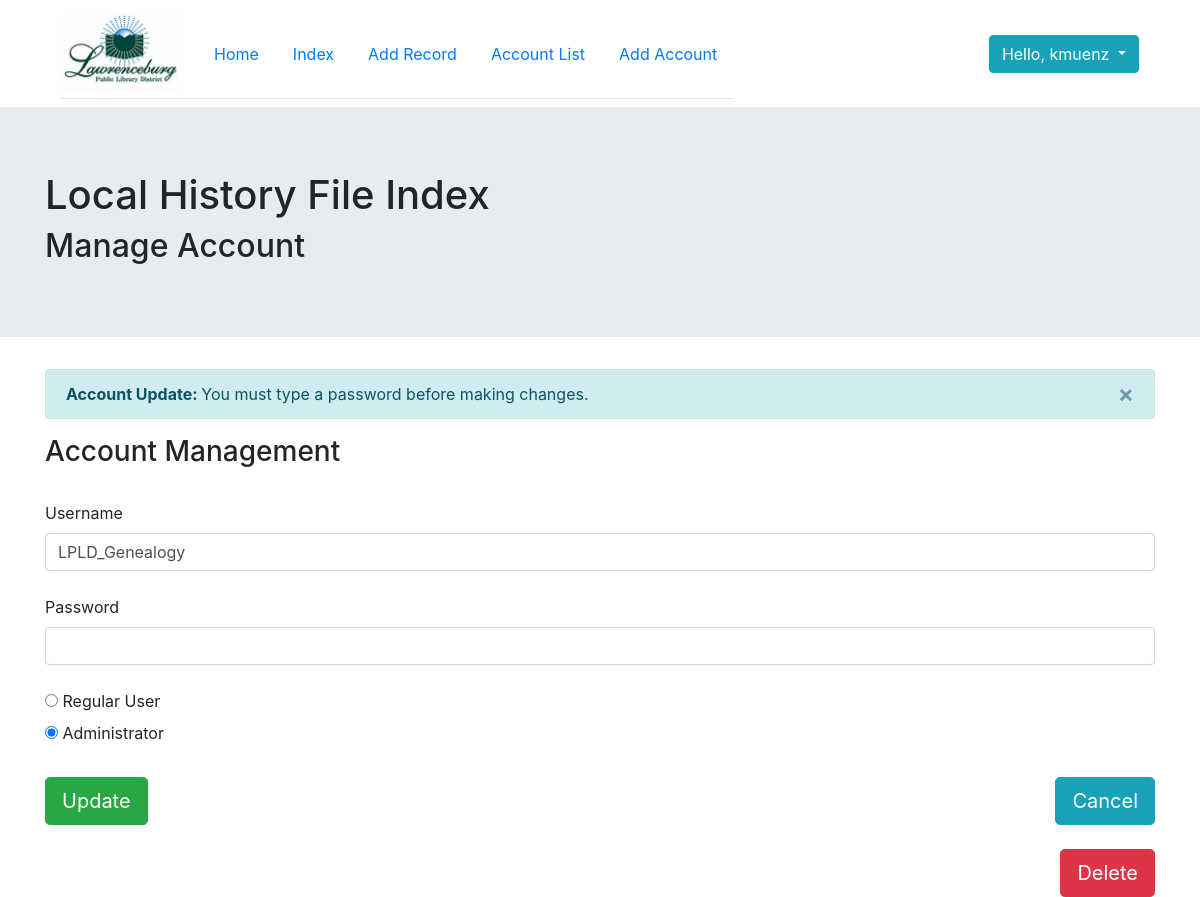
The page /account_details.php?id=1 (signed in) on the database as committed earlier.
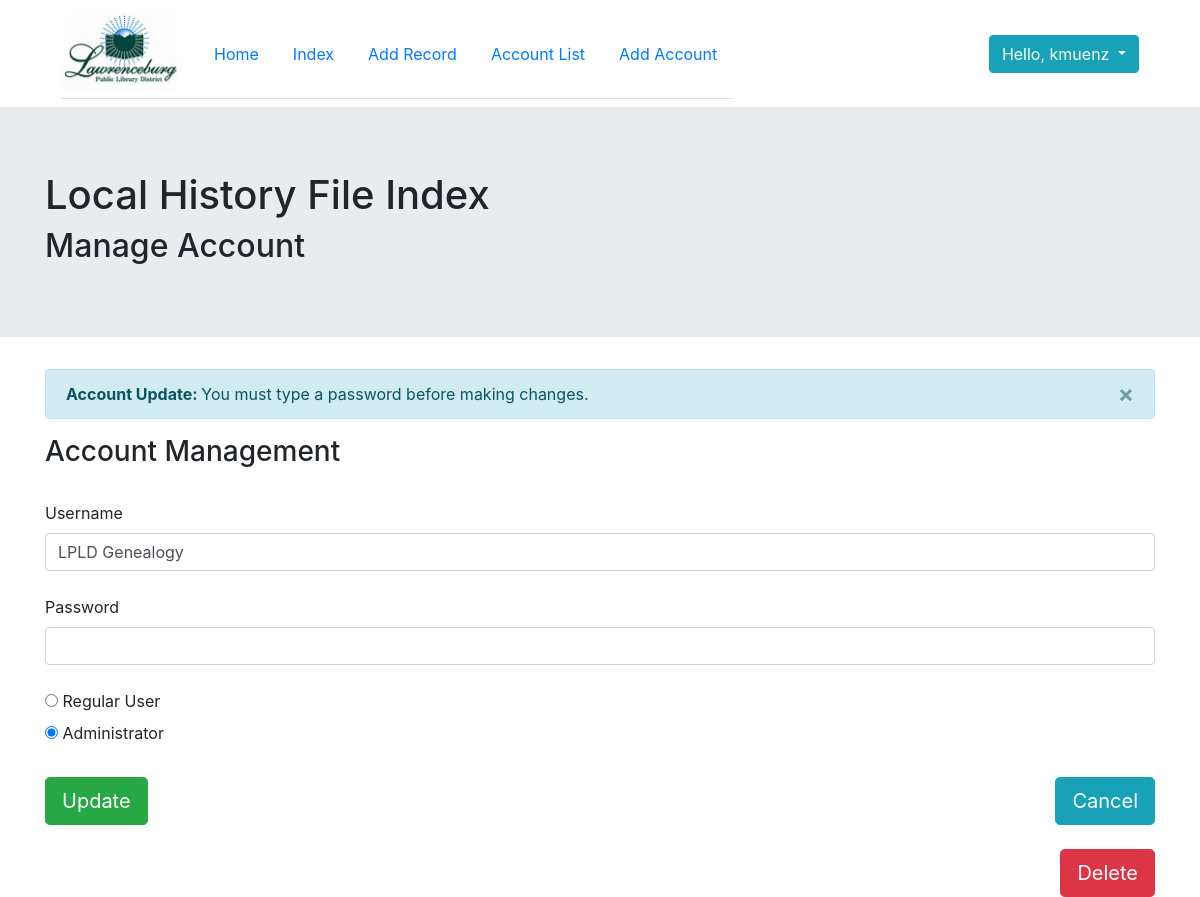
The same page on the database as committed later.
### tables this page shows
CREATE TABLE `users` (
  `id` int(13) NOT NULL,
  `username` varchar(25) NOT NULL,
  `password` varchar(255) NOT NULL,
  `role` int(13) NOT NULL
);

### account_details.php (the view, shortened to what this page needs)
<?php
require_once 'includes/header.php';
require_once 'includes/database.php';
$id = filter_input(INPUT_GET, 'id', FILTER_SANITIZE_NUMBER_INT);
$sql = "SELECT * FROM users WHERE id=" . $id;
$query = $db->query($sql);
if (!$query) {
    $errno = $db->connect_errno;
    $errmsg = $db->connect_error;
    die("Connection to database failed: ($errno) $errmsg.");
} else {
    $data = $query->fetch_assoc();
}
?>
<div class="jumbotron jumbotron-fluid">
    <div class="container">
        <h1>Local History File Index</h1>
        <h2>Manage Account</h2>
    </div>
</div>
<div class="container">
    <div class="alert alert-info alert-dismissible fade show" role="alert">
        <strong>Account Update: </strong>You must type a password before making changes.
        <button type="button" class="close" data-dismiss="alert" aria-label="Close">
            <span aria-hidden="true">&times;</span>
        </button>
    </div>
    <form action="accountManagement_SQL.php" method="post">
        <h3>Account Management</h3>
        <br/>
        <label for="username">Username</label><br/>
        <input type="text" name="username" class="form-control" value="<?php echo $data['username'] ?>" autofocus required><br/>
        <label for="password">Password</label><br/>
        <input type="password" name="password" class="form-control" value="" required>
        <br/>
        <label class="radio-inline">
            <input type="radio" name="role" value="1" <?php echo ($data['role'] == 1) ? 'checked' : '' ?>> Regular User
        </label><br/>
        <label class="radio-inline">
            <input type="radio" name="role" value="2" <?php echo ($data['role'] == 2) ? 'checked' : '' ?>> Administrator
        </label>
        <br/>
        <br/>
        <button type="submit" class="btn btn-success btn-lg">Update</button>
        <input type="button" class="btn btn-info btn-lg inner inlineBtnRight" name="Cancel" value="Cancel" onclick="window.location.href = 'account_list.php'" />
    </form>
    <br/>
    <form action = "accountDelete_SQL.php" class="inner inlineBtnRight" method = "post" onsubmit = "return confirm('Confirm you wish to delete this account.')" >
        <input type = "submit" class = 'btn btn-danger btn-lg inner inlineBtnRight' value = "Delete" >
    </form>
</div>

Rows that differ between the two databases and show on the page:
changed users "☐ Regular User": username "LPLD_Genealogy" → "LPLD Genealogy"
